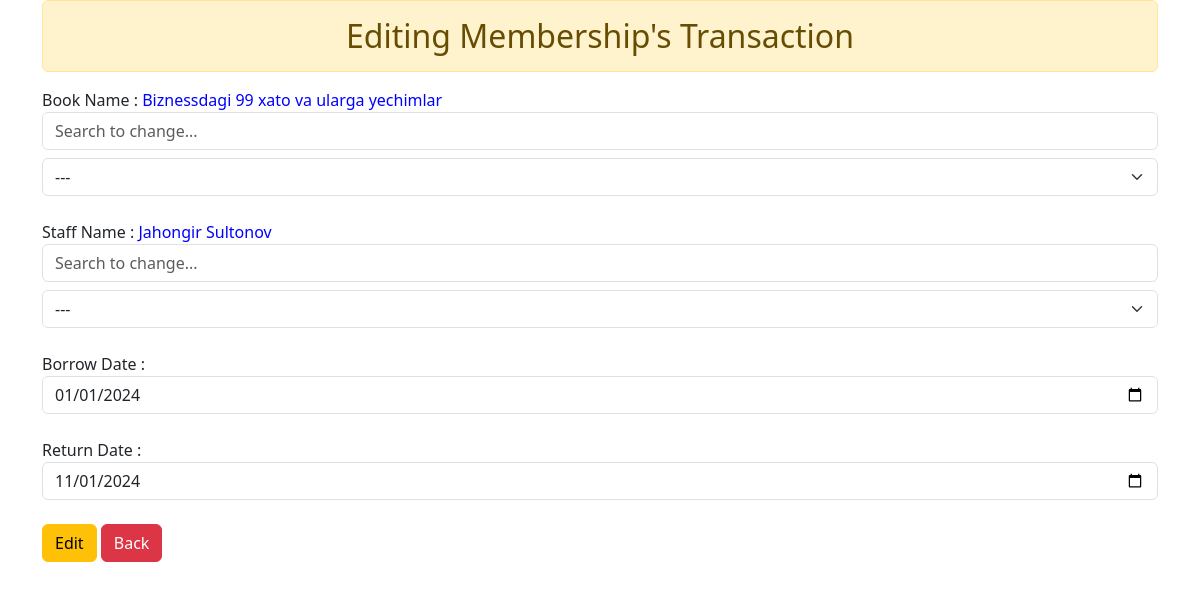
Page /transaction_edit.php?uid=1 on the committed database.
### tables this page shows
CREATE TABLE IF NOT EXISTS `transaction` (
  `id` int NOT NULL AUTO_INCREMENT,
  `book_id` int NOT NULL,
  `member_id` int NOT NULL,
  `staff_id` int NOT NULL,
  `borrow_date` date NOT NULL,
  `return_date` date NOT NULL,
  PRIMARY KEY (`id`),
  KEY `book_id` (`book_id`,`member_id`,`staff_id`),
  KEY `member_id` (`member_id`),
  KEY `staff_id` (`staff_id`)
);

CREATE TABLE IF NOT EXISTS `book` (
  `id` int NOT NULL AUTO_INCREMENT,
  `title` varchar(100) NOT NULL,
  `author_id` int NOT NULL,
  `isbn` varchar(100) NOT NULL,
  `genre` varchar(100) NOT NULL,
  `publisher` varchar(100) NOT NULL,
  `pub_date` date DEFAULT NULL,
  `copies_available` varchar(100) NOT NULL,
  `quantity` int NOT NULL,
  PRIMARY KEY (`id`),
  KEY `author_id` (`author_id`)
);

CREATE TABLE IF NOT EXISTS `staff` (
  `id` int NOT NULL AUTO_INCREMENT,
  `first_name` varchar(100) NOT NULL,
  `last_name` varchar(100) NOT NULL,
  `position` varchar(100) NOT NULL,
  `phone` varchar(100) NOT NULL,
  `email` varchar(100) NOT NULL,
  `hiredate` date NOT NULL,
  PRIMARY KEY (`id`)
);

### transaction_edit.php (the view, shortened to what this page needs)
<!DOCTYPE html>
<html lang="en">
<head>
    <link rel="stylesheet" href="./bootstrap-5.3/css/bootstrap.css">
</head>
<body>
    <div class="container">
        <h2 class="alert alert-warning text-center" >Editing Membership's Transaction</h2>
        <?php
         $con=mysqli_connect('localhost','root','root','library');
         $sql="select book.title,book.id as b_id,member.id as m_id,staff.id as s_id,staff.first_name as s_name,staff.last_name as s_surname,transaction.borrow_date,transaction.return_date from transaction left join book on transaction.book_id=book.id left join member on transaction.member_id=member.id left join staff on transaction.staff_id=staff.id where transaction.id=".$_GET['uid'];
         $q=mysqli_query($con,$sql) or die(mysqli_error($con));
         $row=mysqli_fetch_array($q);
        ?>
        <form method="POST" action="">
            <label for="">Book Name : <span style="color:blue" ><?echo $row['title']?></span></label>
            <input type="search" id="ser_book" name="ser_book" class="form-control mb-2" placeholder="Search to change..." >
            <select class="form-select" name="book_id" id="suggestions"  >
                <option value="">---</option>
            </select><br>
            <label for="">Staff Name : <span style="color: blue;" ><?echo $row['s_name']." ".$row['s_surname']?></span></label>
            <input type="search" name="ser_staff" id="ser_staff" class="form-control mb-2" placeholder="Search to change..." >
            <select name="staff_id" id="suggestions2" class="form-select" >
                <option value="">---</option>
            </select><br>
            <label for="">Borrow Date :</label>
            <input type="date" name="borrow_date" value="<?echo $row['borrow_date']?>" class="form-control" placeholder="Borrow Date" ><br>
            <label for="">Return Date :</label>
            <input type="date" name="return_date" class="form-control" value="<?echo $row['return_date']?>" placeholder="Return Date" ><br>
            <input type="submit" name="s" value="Edit" class="btn btn-warning" >
            <a href="transaction_view.php?id=<?echo $_GET['uid']?>" class="btn btn-danger" >Back</a>
        </form>
    </div>
</body>
</html>

### rows in the picture
transaction: book.title "Biznessdagi 99 xato va ularga yechimlar", staff.first_name "Jahongir", staff.last_name "Sultonov", borrow_date "01/01/2024", return_date "11/01/2024"
